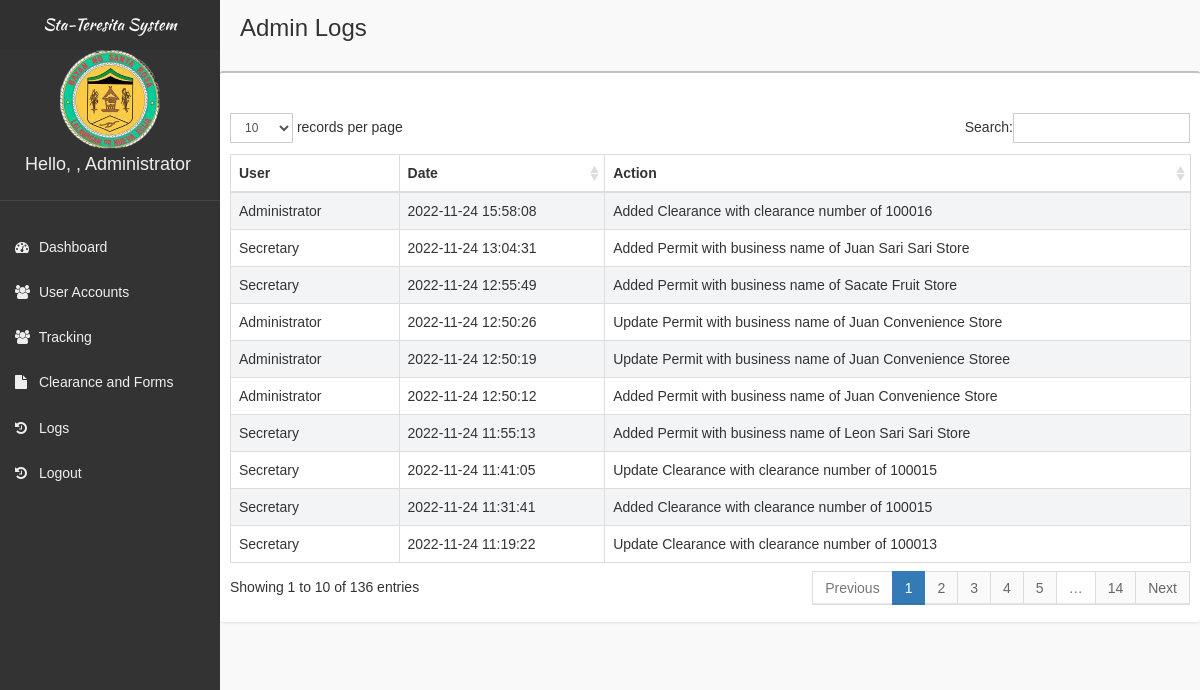
/pages/logs/logs.php (signed in), run on the app's committed database.
### tables this page shows
CREATE TABLE `tbllogs` (
  `id` int(11) NOT NULL,
  `user` varchar(50) NOT NULL,
  `logdate` datetime NOT NULL,
  `action` text NOT NULL
);

### pages/logs/logs.php (the view, shortened to what this page needs)
<!DOCTYPE html>
<html>
    <?php
    if(!isset($_SESSION['role']))
    {
        header("Location: ../../index.php");
    }
    else
    {
    include('../head_css.php'); ?>
    <body class="skin-black">
        <?php
        include "../connection.php";
        ?>
        <?php include('../header.php'); ?>
        <div class="wrapper row-offcanvas row-offcanvas-left">
            <?php include('../sidebar-left.php'); ?>
            <aside class="right-side">
                <section class="content-header">
                    <h1>
                        Admin Logs
                    </h1>
                </section>
                <section class="content">
                    <div class="row">
                            <div class="box">
                                <div class="box-header">
                                    <div style="padding:10px;">
                                    </div>
                                </div>
                                <div class="box-body table-responsive">
                                <form method="post">
                                    <table id="table" class="table table-bordered table-striped">
                                        <thead>
                                            <tr>
                                                <th>User</th>
                                                <th>Date</th>
                                                <th>Action</th>
                                            </tr>
                                        </thead>
                                        <tbody>
                                            <?php
                                                $squery = mysqli_query($con, "select * from tbllogs order by logdate desc");
                                                while($row = mysqli_fetch_array($squery))
                                                {
                                                    echo '
                                                    <tr>
                                                        <td>'.$row['user'].'</td>
                                                        <td>'.$row['logdate'].'</td>
                                                        <td>'.$row['action'].'</td>
                                                    </tr>
                                                    ';
                                                }
                                            ?>
                                        </tbody>
                                    </table>
                                    </form>
                                </div>
                            </div>
                    </div>
                </section>
            </aside>
        </div>
        <?php }
        include "../footer.php"; ?>
    </body>
</html>

### pages/head_css.php (shortened to what this page needs)
<head>
    <link href="../../css/bootstrap.min.css" rel="stylesheet" type="text/css" />
    <link href="../../css/font-awesome.min.css" rel="stylesheet" type="text/css" />
    <link href="../../css/ionicons.min.css" rel="stylesheet" type="text/css" />
    <link href="../../js/morris/morris-0.4.3.min.css" rel="stylesheet" type="text/css" />
    <link href="../../css/AdminLTE.css" rel="stylesheet" type="text/css" />
    <link href="../../css/datatables/dataTables.bootstrap.css" rel="stylesheet" type="text/css" />
    <link href="../../css/select2.css" rel="stylesheet" type="text/css" />
</head>

### pages/header.php (shortened to what this page needs)
<?php
 echo  '<header class="header">
          <a href="#" class="logo">
              Sta-Teresita System
              <img src="../../Picture/starosaico.png" style="height:100px; width:100px;"/>
      </header>'; ?>

### pages/sidebar-left.php (shortened to what this page needs)
<?php
	echo '
	<aside class="left-side sidebar-offcanvas">
                <section class="sidebar">
                    <div class="user-panel">
                        <div class="pull-left info" style= margin-top:80px;>
                            <h4>Hello, '.$_SESSION['username'].'</h4>
                        </div>
                    </div>
                    ';
                    if($_SESSION['role'] == "Administrator"){
                        echo '
                    <ul class="sidebar-menu">
                            <li>
                                <a href="../dashboard/dashboard.php">
                                    <i class="fa fa-dashboard"></i> <span>Dashboard</span>
                                </a>
                            </li>
                            <li>
                                <a href="../officials/officials.php">
                                    <i class="fa fa-users"></i> <span>User Accounts</span>
                                </a>
                            </li>
														<li>
                                <a href="#">
                                    <i class="fa fa-users"></i> <span>Tracking</span>
                                </a>
                            </li>
                            <li>
                                <a href="#certificate" data-toggle="collapse" aria-expanded="false" class="dropdown-toggle collapsed">
                                    <i class="fa fa-file"></i>
                                    <span id="NameSection3">Clearance and Forms</span> <i class="zmdi zmdi-caret-down-pull-right"></i>
                                    </a>
                            </li>
                            <li>
                            <li>
                                <a href="../logs/logs.php">
                                    <i class="fa fa-history"></i> <span>Logs</span>
                                </a>
                            </li>
                            <li>
                                <a href="../../logout.php">
                                    <i class="fa fa-history"></i> <span>Logout</span>
                                </a>
                            </li>
                    </ul>';
                    }
                echo '
                </section>
            </aside>
	';
?>

### css/AdminLTE.css (style rules this page uses)
html, body { overflow-x: hidden!important; font-family: 'Source Sans Pro', sans-serif; -webkit-font-smoothing: antialiased; min-height: 100%; background: #f9f9f9; }
a { color: #3c8dbc; }
.wrapper { min-height: 100%; }
.wrapper:before, .wrapper:after { display: table; content: " "; }
.wrapper:after { clear: both; }
body > .header { position: absolute; top: 0; left: 0; right: 0; z-index: 1030; }
.right-side, .left-side { min-height: 100%; display: block; }
.right-side { background-color: #f9f9f9; margin-left: 220px; }
.left-side { position: absolute; width: 220px; top: 0; }
@media screen and (min-width: 992px) { .left-side { top: 50px; } }
.content { padding: 20px 15px; background: #f9f9f9; }
h1, h2, h3, h4, h5, h6, .h1, .h2, .h3, .h4, .h5, .h6 { font-family: 'Source Sans Pro', sans-serif; }
img { max-width: 100%important; }
.table-striped > tbody > tr:nth-child(odd) > td, .table-striped > tbody > tr:nth-child(odd) > th { background-color: #f3f4f5; }
body > .header { position: relative; max-height: 100px; z-index: 1030; }
body > .header .logo { float: left; font-size: 16px; line-height: 50px; text-align: center; padding: 0 10px; width: 220px; font-family: 'Kaushan Script', cursive; font-weight: 500; height: 50px; display: block; }
.right-side > .content-header { position: relative; padding: 15px 15px 10px 20px; }
.right-side > .content-header > h1 { margin: 0; font-size: 24px; }
.sidebar { margin-bottom: 5px; }
.sidebar .sidebar-menu { list-style: none; margin: 0; padding: 0; }
.sidebar .sidebar-menu > li { margin: 0; padding: 0; }
.sidebar .sidebar-menu > li > a { padding: 12px 5px 12px 15px; display: block; }
.sidebar .sidebar-menu > li > a > .fa, .sidebar .sidebar-menu > li > a > .glyphicon, .sidebar .sidebar-menu > li > a > .ion { width: 20px; }
.user-panel { padding: 10px; }
.user-panel:before, .user-panel:after { display: table; content: " "; }
.user-panel:after { clear: both; }
.user-panel > .info { font-weight: 600; padding: 5px 5px 5px 15px; font-size: 14px; line-height: 1; }
.box { position: relative; background: #ffffff; border-top: 2px solid #c1c1c1; margin-bottom: 20px; -webkit-border-radius: 3px; -moz-border-radius: 3px; border-radius: 3px; width: 100%; box-shadow: 0px 1px 3px rgba(0, 0, 0, 0.1); }
.box .box-header { position: relative; -webkit-border-top-left-radius: 3px; -webkit-border-top-right-radius: 3px; -webkit-border-bottom-right-radius: 0; -webkit-border-bottom-left-radius: 0; -moz-border-radius-topleft: 3px; -moz-border-radius-topright: 3px; -moz-border-radius-bottomright: 0; -moz-border-radius-bottomleft: 0; border-top-left-radius: 3px; border-top-right-radius: 3px; border-bottom-right-radius: 0; border-bottom-left-radius: 0; border-bottom: 0px solid #f4f4f4; color: #444; padding-bottom: 10px; }
.box .box-header:before, .box .box-header:after { display: table; content: " "; }
.box .box-header:after { clear: both; }
.box .box-body { padding: 10px; -webkit-border-top-left-radius: 0; -webkit-border-top-right-radius: 0; -webkit-border-bottom-right-radius: 3px; -webkit-border-bottom-left-radius: 3px; -moz-border-radius-topleft: 0; -moz-border-radius-topright: 0; -moz-border-radius-bottomright: 3px; -moz-border-radius-bottomleft: 3px; border-top-left-radius: 0; border-top-right-radius: 0; border-bottom-right-radius: 3px; border-bottom-left-radius: 3px; }
.box .box-body .table { margin-bottom: 0; }
.skin-black .logo { background-color: #333333; color: #f9f9f9; }
.skin-black .right-side > .content-header { background: transparent; box-shadow: none; }
.skin-black .user-panel > .info, .skin-black .user-panel > .info > a { color: #eee; }
.skin-black .sidebar { border-bottom: 1px solid #333; }
.skin-black .sidebar > .sidebar-menu > li { border-top: 1px solid #333; border-bottom: 0px solid #444; }
.skin-black .sidebar > .sidebar-menu > li:first-of-type { border-top: 1px solid #444; }
.skin-black .sidebar > .sidebar-menu > li:first-of-type > a { border-top: 0px solid #333; }
.skin-black .sidebar > .sidebar-menu > li > a { margin-right: 1px; }
.skin-black .left-side { background: #333; }
.skin-black .sidebar a { color: #eee; }

### data on the page
tbllogs: user "Administrator", logdate "2022-11-24 15:58:08", action "Added Clearance with clearance number of 100016"
tbllogs: user "Secretary", logdate "2022-11-24 13:04:31", action "Added Permit with business name of Juan Sari Sari Store"
tbllogs: user "Secretary", logdate "2022-11-24 12:55:49", action "Added Permit with business name of Sacate Fruit Store"
tbllogs: user "Administrator", logdate "2022-11-24 12:50:26", action "Update Permit with business name of Juan Convenience Store"
tbllogs: user "Administrator", logdate "2022-11-24 12:50:19", action "Update Permit with business name of Juan Convenience Storee"
tbllogs: user "Administrator", logdate "2022-11-24 12:50:12", action "Added Permit with business name of Juan Convenience Store"
tbllogs: user "Secretary", logdate "2022-11-24 11:55:13", action "Added Permit with business name of Leon Sari Sari Store"
tbllogs: user "Secretary", logdate "2022-11-24 11:41:05", action "Update Clearance with clearance number of 100015"
tbllogs: user "Secretary", logdate "2022-11-24 11:31:41", action "Added Clearance with clearance number of 100015"
tbllogs: user "Secretary", logdate "2022-11-24 11:19:22", action "Update Clearance with clearance number of 100013"

### other printed values
$_SESSION['username'] ", Administrator"
